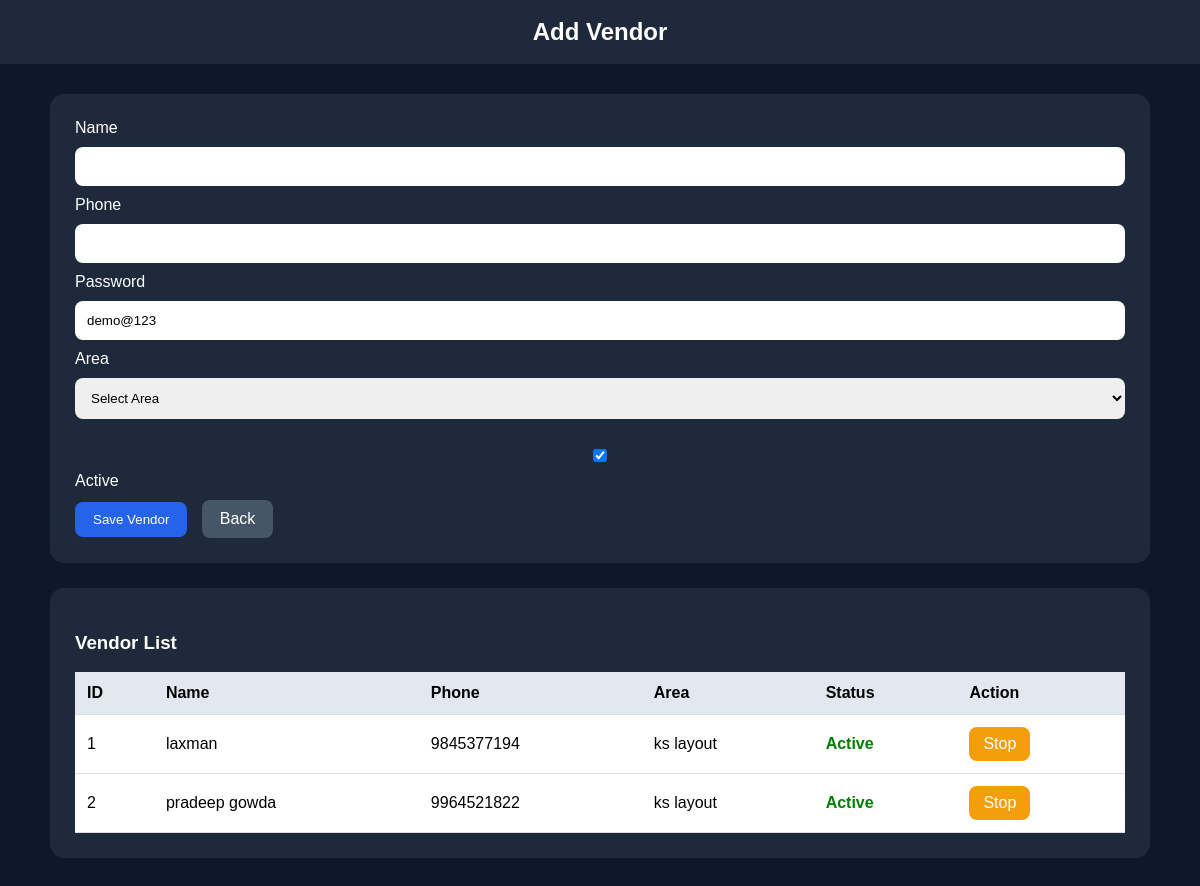
/add-vendor/ (signed in), run on an earlier commit of the app's database.
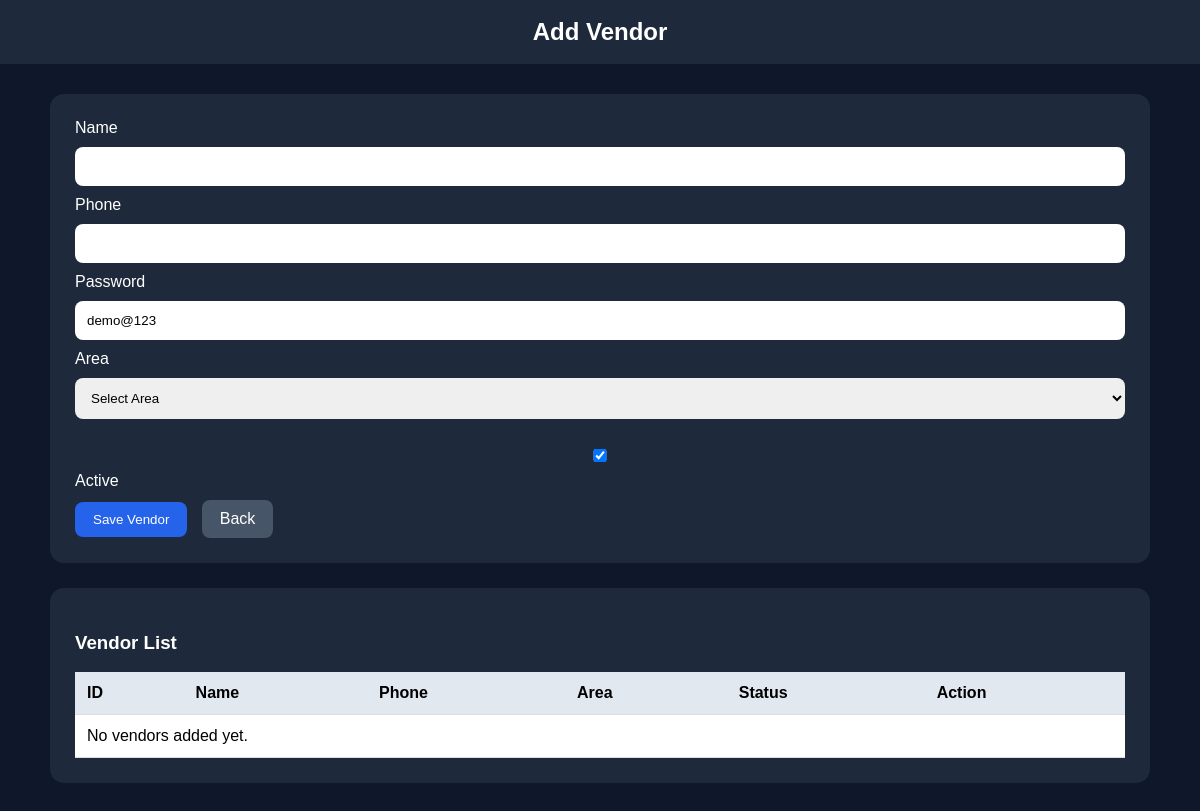
And on a later commit of the database.
### core/models.py (models this page shows, shortened)
class Vendor(models.Model):
    name = models.CharField(max_length=100)
    phone = models.CharField(max_length=20, unique=True)
    password = models.CharField(max_length=100, default="demo@123")
    area = models.ForeignKey(Area, on_delete=models.CASCADE, related_name="vendors")
    opening_balance = models.DecimalField(max_digits=12, decimal_places=2, default=0)
    is_active = models.BooleanField(default=True)

class Area(models.Model):
    name = models.CharField(max_length=100, unique=True)
    is_active = models.BooleanField(default=True)

### core/views.py (the view, shortened to what this page needs)
# urls.py: path('add-vendor/', views.add_vendor, name='add_vendor'),
def add_vendor(request):
    if not request.session.get("is_admin_logged_in"):
        return redirect("admin_login")
    vendors = Vendor.objects.select_related("area").all().order_by("name")
    areas = Area.objects.all().order_by("name")
    return render(
        request,
        "core/add_vendor.html",
        {
            "vendors": vendors,
            "areas": areas,
        },
    )

### core/templates/core/add_vendor.html (shortened to what this page needs)
<!DOCTYPE html>
<html>
<head>
</head>
<body>
<div class="header">Add Vendor</div>
<div class="container">
    <div class="box">
        <form method="POST">
            <label>Name</label>
            <input type="text" name="name" required>
            <label>Phone</label>
            <input type="text" name="phone" required>
            <label>Password</label>
            <input type="text" name="password" value="demo@123">
            <label>Area</label>
            <select name="area" required>
                <option value="">Select Area</option>
            </select>
            <div class="check-row">
                <label>
                    <input type="checkbox" name="is_active" checked> Active
                </label>
            </div>
            <button type="submit">Save Vendor</button>
            <a href="{% url 'admin_dashboard' %}" class="back-btn">Back</a>
        </form>
    </div>
    <div class="box">
        <h3>Vendor List</h3>
        <table>
            <tr>
                <th>ID</th>
                <th>Name</th>
                <th>Phone</th>
                <th>Area</th>
                <th>Status</th>
                <th>Action</th>
            </tr>
            {% for vendor in vendors %}
            <tr>
                <td>{{ vendor.id }}</td>
                <td>{{ vendor.name }}</td>
                <td>{{ vendor.phone }}</td>
                <td>{{ vendor.area.name }}</td>
                <td>
                    {% if vendor.is_active %}
                        <span class="active">Active</span>
                    {% else %}
                        <span class="inactive">Inactive</span>
                    {% endif %}
                </td>
                <td>
                    <a href="{% url 'toggle_vendor_status' vendor.id %}" class="toggle-btn">
                        {% if vendor.is_active %}
                            Stop
                        {% else %}
                            Activate
                        {% endif %}
                    </a>
                </td>
            </tr>
            {% empty %}
            <tr>
                <td colspan="6">No vendors added yet.</td>
            </tr>
            {% endfor %}
        </table>
    </div>
</div>
</body>
</html>

What changed in the data, as far as the page shows it:
removed Vendor: id "1", name "laxman", phone "9845377194", area.name "ks layout", is_active "Active"
removed Vendor: id "2", name "pradeep gowda", phone "9964521822", area.name "ks layout", is_active "Active"
Also different on the page:
text now shown: "No vendors added yet."
